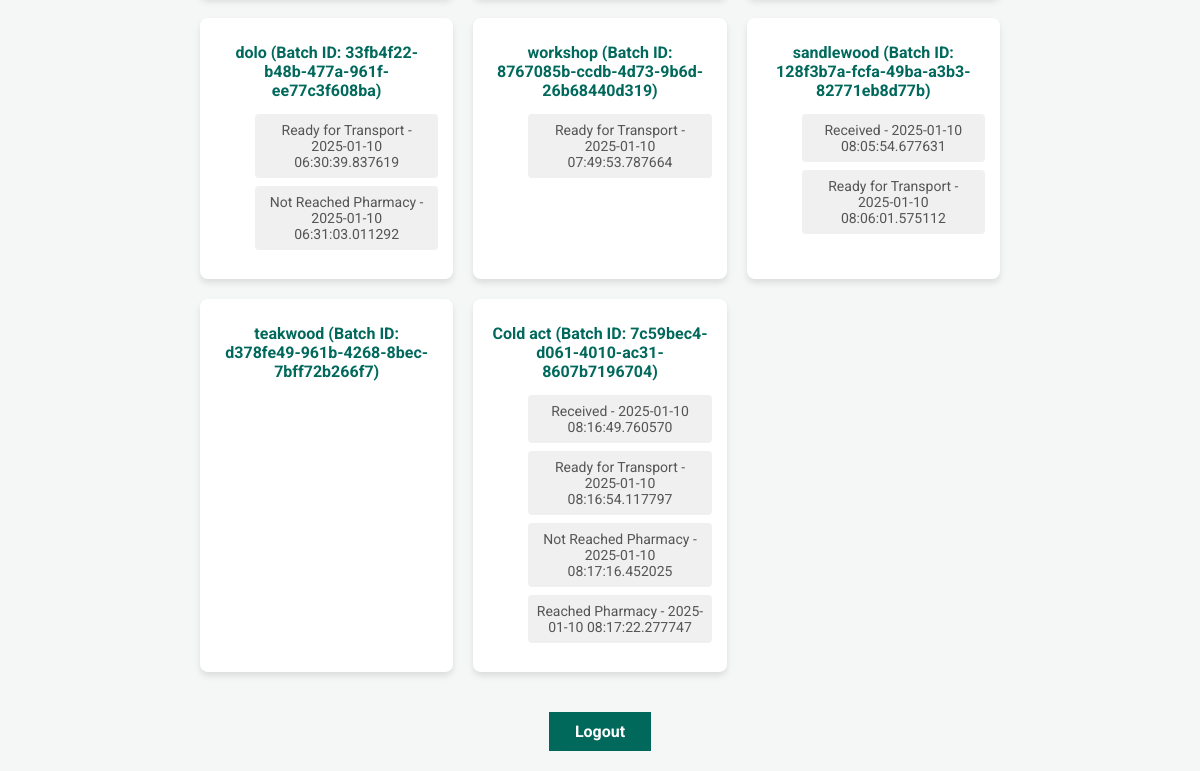
The page /pharmacy (signed in, lower part) on the database as committed earlier.
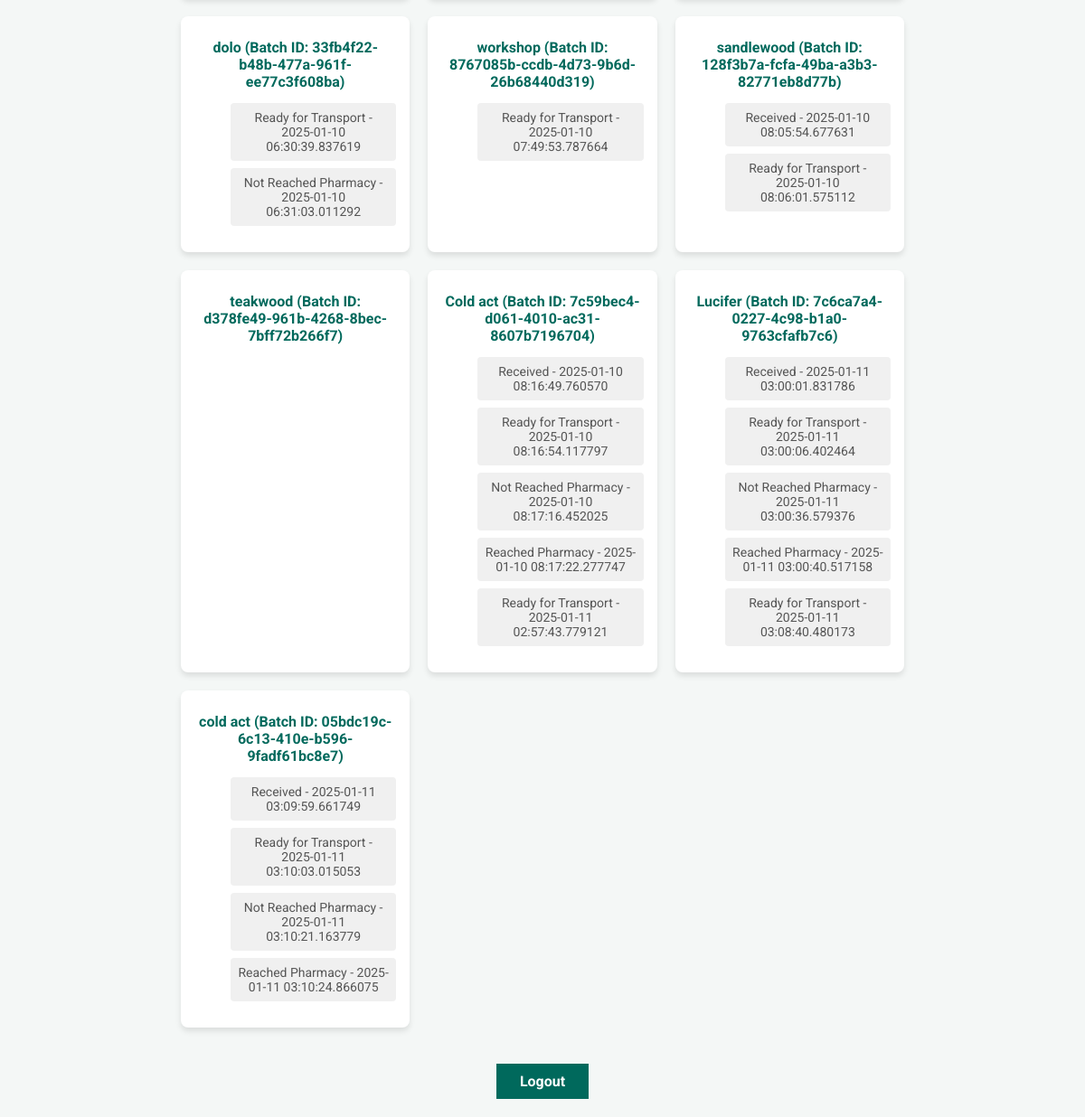
The same page on the database as committed later.
### app.py (models this page shows)
class Product(db.Model):
    id = db.Column(db.Integer, primary_key=True)
    name = db.Column(db.String(100), nullable=False)
    batch_id = db.Column(db.String(50), unique=True, nullable=False)
    qr_code_path = db.Column(db.String(200), nullable=False)
    manufacturer_id = db.Column(db.Integer, db.ForeignKey('user.id'), nullable=False)
    created_at = db.Column(db.DateTime, default=datetime.utcnow)
    history = db.relationship('TrackingHistory', backref='product', lazy=True)

class TrackingHistory(db.Model):
    id = db.Column(db.Integer, primary_key=True)
    product_id = db.Column(db.Integer, db.ForeignKey('product.id'), nullable=False)
    status = db.Column(db.String(100), nullable=False)
    timestamp = db.Column(db.DateTime, default=datetime.utcnow)
    updated_by = db.Column(db.Integer, db.ForeignKey('user.id'))  # Admin who updated this

### app.py (the view, shortened to what this page needs)
@app.route('/pharmacy', methods=['GET', 'POST'])
@login_required
def pharmacy():
    if current_user.role != 'pharmacy':
        abort(403)
    products = Product.query.all()
    return render_template('pharmacy.html', products=products)

### app.py (called while the page is built)
@login_manager.user_loader
def load_user(user_id):
    return User.query.get(int(user_id))

### templates/pharmacy.html (shortened to what this page needs)
<!DOCTYPE html>
<html lang="en">
<head>
    <link href="https://cdnjs.cloudflare.com/ajax/libs/font-awesome/6.0.0-beta3/css/all.min.css" rel="stylesheet">
</head>
<body>
    <div class="container">
        <div class="product-list">
            {% for product in products %}
                <div class="product-card">
                    <h4>{{ product.name }} (Batch ID: {{ product.batch_id }})</h4>
                    <div class="status-history">
                        <ul>
                            {% for history in product.history %}
                                <li>{{ history.status }} - {{ history.timestamp }}</li>
                            {% endfor %}
                        </ul>
                    </div>
                </div>
            {% endfor %}
        </div>
        <footer>
            <a href="{{ url_for('logout') }}" class="logout-button">Logout</a>
        </footer>
    </div>
</body>
</html>

Rows that differ between the two databases and show on the page:
added TrackingHistory: status "Ready for Transport", timestamp "2025-01-11 02:57:43.779121", shown under Product "Cold act"
added Product: name "Lucifer", batch_id "7c6ca7a4-0227-4c98-b1a0-9763cfafb7c6"
added TrackingHistory: status "Received", timestamp "2025-01-11 03:00:01.831786", shown under "Lucifer"
added TrackingHistory: status "Ready for Transport", timestamp "2025-01-11 03:00:06.402464", shown under "Lucifer"
added TrackingHistory: status "Not Reached Pharmacy", timestamp "2025-01-11 03:00:36.579376", shown under "Lucifer"
added TrackingHistory: status "Reached Pharmacy", timestamp "2025-01-11 03:00:40.517158", shown under "Lucifer"
added TrackingHistory: status "Ready for Transport", timestamp "2025-01-11 03:08:40.480173", shown under "Lucifer"
added Product: name "cold act", batch_id "05bdc19c-6c13-410e-b596-9fadf61bc8e7"
added TrackingHistory: status "Received", timestamp "2025-01-11 03:09:59.661749", shown under "cold act"
added TrackingHistory: status "Ready for Transport", timestamp "2025-01-11 03:10:03.015053", shown under "cold act"
added TrackingHistory: status "Not Reached Pharmacy", timestamp "2025-01-11 03:10:21.163779", shown under "cold act"
added TrackingHistory: status "Reached Pharmacy", timestamp "2025-01-11 03:10:24.866075", shown under "cold act"
